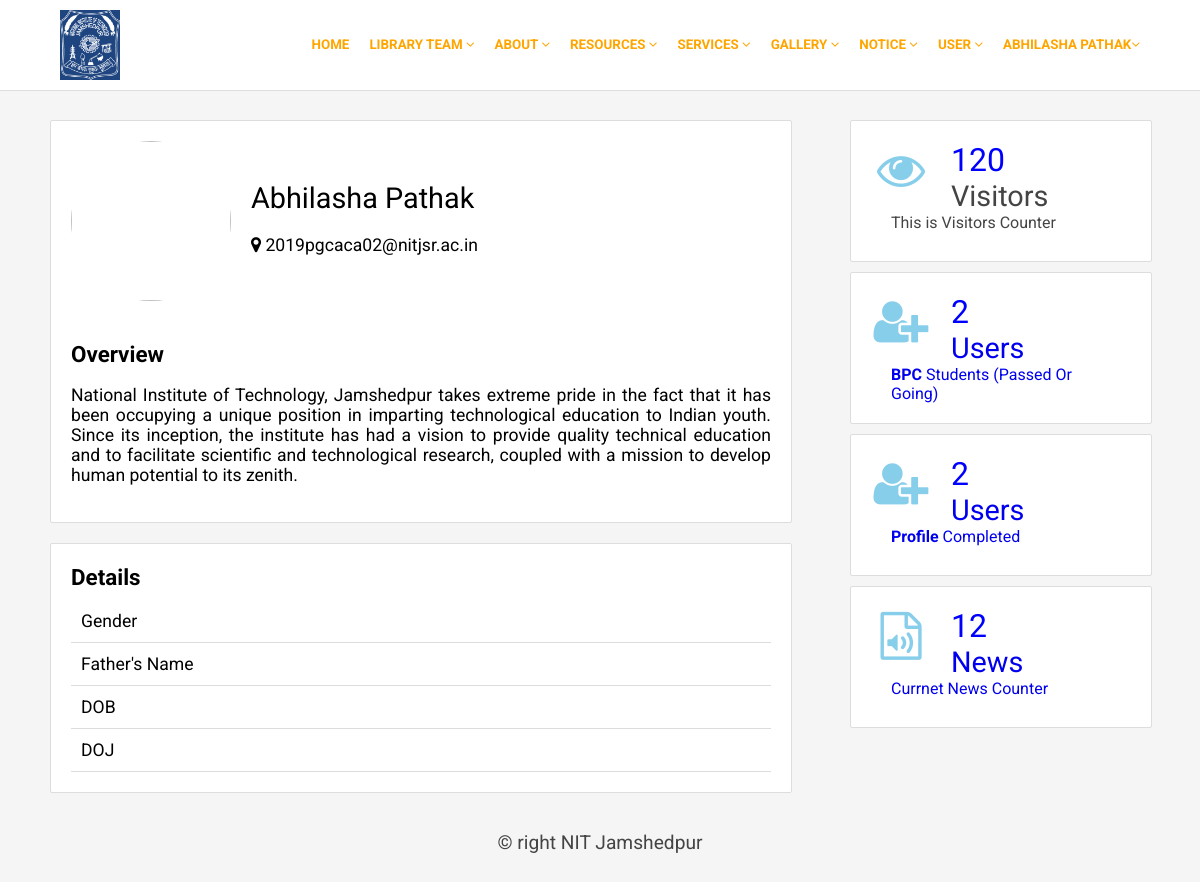
Screenshot of /home.php (signed in) with the database file from the repository.
### tables this page shows
CREATE TABLE `registration` (
  `UserId` int(255) NOT NULL,
  `Name` varchar(255) NOT NULL,
  `Email` varchar(255) NOT NULL,
  `MobileNo` varchar(10) NOT NULL,
  `Gender` varchar(10) NOT NULL,
  `Password` varchar(255) NOT NULL,
  `Confirmpassword` varchar(255) NOT NULL,
  `Type` varchar(255) NOT NULL,
  `Branch` varchar(255) NOT NULL,
  `Regno` varchar(20) DEFAULT NULL,
  `image` varchar(250) NOT NULL
);

CREATE TABLE `visiter` (
  `vid` varchar(10) NOT NULL,
  `vcount` int(11) NOT NULL
);

### home.php (the view, shortened to what this page needs)
<?php
$sesuser=$_SESSION['sesuser'];
include('comman/connect.php');
$sql="select * from registration where email='$sesuser'";
$result = mysqli_query($con,$sql);
$data=mysqli_fetch_array($result);
?>
<!DOCTYPE html>
<html>
<head>
	<link rel="stylesheet" type="text/css" href="css/style1.css">
	<link rel="stylesheet" type="text/css" href="css/font-awesome.css">
	<link rel="stylesheet" href="https://cdnjs.cloudflare.com/ajax/libs/font-awesome/4.7.0/css/font-awesome.min.css">
</head>
<body>
<?php include('comman/menu.php');?>
<div class="main">
	<div class="profile">
		<div class="profilebox">
			<div class="pic">
				<img src="images/">
			</div>
			<div class="name"><?php echo $data['Name'];?></div>
			<div class="address"><i class="fa fa-map-marker"></i> <?php echo $data['Email'];?></div>
		</div>
		<div class="overview">
			<span>Overview</span>
			<p>
				National Institute of Technology, Jamshedpur takes extreme pride in the fact that it has been occupying a unique position in imparting technological education to Indian youth. Since its inception, the institute has had a vision to provide quality technical education and to facilitate scientific and technological research, coupled with a mission to develop human potential to its zenith.
			</p>
		</div>
	</div>
	<div class="container">
		<div class="box">
			<div class="one"><i class="fa fa-eye"> </i></div>
			<div class="two">
				<?php
                    $v="select * from visiter";
                    $vv=mysqli_fetch_array(mysqli_query($con,$v));
                    echo $vv['vcount'];
                ?>
			</div>
			<div class="three">Visitors</div>
			<div class="four">This is Visitors Counter</div>
		</div>
		<div class="box">
			<a href="subscribeshow.php">
			<div class="one"><i class="fa fa-user-plus"></i></div>
			<div class="two">
				<?php
                   $u=$con->query("select * from registration");
                   echo $uu=mysqli_num_rows($u);
                ?>
			</div>
			<div class="three">Users</div>
			<div class="four"><b>BPC</b> Students (Passed Or Going)</div>
			</a>
		</div>
		<div class="box">
			<a href="subscribeshow_yes.php">
			<div class="one"><i class="fa fa-user-plus"></i></div>
			<div class="two">
				<?php
                   $u=$con->query("select * from registration ");
                   echo $uu=mysqli_num_rows($u);
                ?>
			</div>
			<div class="three">Users</div>
			<div class="four"><b>Profile</b> Completed</div>
			</a>
		</div>
		<div class="box">
			<a href="news.php">
			<div class="one"><i class="fa fa-file-audio-o"></i></div>
			<div class="two">
				<?php
                   $n=$con->query("select * from news");
                   echo $ns=mysqli_num_rows($n);
                ?>
			</div>
			<div class="three">News</div>
			<div class="four">Currnet News Counter</div>
			</a>
		</div>
	</div>
	<div class="profile" style="margin-top: 20px;">
		<span>Details</span>
		<table class="table">
			<tr>
				<td width="250">Gender</td>
			</tr>
			<tr>
				<td>Father's Name</td>
			</tr>
			<tr>
				<td>DOB</td>
			</tr>
			<tr>
				<td>DOJ</td>
			</tr>
		</table>
	</div>
</div>
<?php include('comman/footer.php');?>
</body>
</html>

### comman/menu.php (shortened to what this page needs)
<div class="top">
	<div class="topmain">
		<div class="logo">
			<img src="image/logo.png" height="70" width="60" style="background-color: #1f4580; margin: 10px;">
		</div>
		<div class="menu" style="font-size:0.837rem;font-weight:bold;">
			<ul>
				<li><a href=""><?php echo $data['Name'];?><i class="fa fa-angle-down"></i></a>
				</li>
				<li><a href="">User <i class="fa fa-angle-down"></i></a>
				</li>
				<li><a href="">Notice <i class="fa fa-angle-down"></i></a>
				</li>
				<li><a href="">Gallery <i class="fa fa-angle-down"></i></a>
				</li>
				<li><a href="">Services <i class="fa fa-angle-down"></i></a>
				</li>
				<li><a href="">Resources <i class="fa fa-angle-down"></i></a>
				</li>
				<li><a href="#">About <i class="fa fa-angle-down"></i></a>
				</li>
				<li><a href="">Library Team <i class="fa fa-angle-down"></i></a>
				</li>
				<li><a href="home.php">Home</a></li>
			</ul>
		</div>
	</div>
</div>

### css/style1.css (style rules this page uses)
body { margin: 0px; padding: 0px; background: #f5f5f5; font-family: 'Roboto', sans-serif; }
.top { width: 100%; height: 90px; background: #FFF; border-bottom: 1px solid #ddd; position: fixed; z-index: 10000; }
.topmain { width: 1100px; height: 100%; margin: auto; }
.logo { width: 200px; height: 100%; float: left; }
.menu { width: 850px; height: 50px; float: right; margin-top: 25px; }
.menu ul { list-style: none; margin: 0px; padding: 0px; }
.menu li { float:right; }
.menu li a { padding: 0px 10px 0px 10px; height: 40px; line-height: 40px; display: block; color: orange; text-decoration: none; text-transform: uppercase; font-size: 1em; }
.main { width: 1100px; min-height: 100px; border-radius: 2px; margin: auto; top: 120px; position: relative; }
.profile { width: 700px; min-height: 200px; background: #FFF; float: left; padding: 20px; border-radius: 2px; border: 1px solid #ddd; }
.table { width: 100%; font-size: 1.1em; border-bottom: 1px solid #ddd; border-collapse: collapse; }
.table td { border-bottom: 1px solid #ddd; border-collapse: collapse; padding-left: 10px; height: 40px; }
.profilebox { width: 100%; height: 200px; }
.pic { width: 160px; height: 160px; border-radius: 100%; float: left; }
.pic img { width: 160px; height: 160px; border-radius: 100%; }
.name { width: 500px; font-size: 1.8em; padding: 20px 0px 20px 20px; margin-top: 20px; float: left; text-transform: capitalize; }
.address { width: 500px; font-size: 1.1em; padding: 0px 0px 0px 20px; float: left; }
span { font-size: 1.4em; font-weight:bold; margin-bottom: 10px; display: block; }
p { font-size: 1.1em; text-align: justify; }
.container { width: 300px; min-height: 400px; float: right; }
.box { width: 260px; min-height: 100px; background: #FFF; padding: 20px; border-radius: 2px; margin-bottom: 10px; color: #444; border: 1px solid #ddd; }
.one { width: 60px; height: 70px; text-align: center; line-height: 60px; color: skyblue; font-size: 3em; float: left; }
.two { width: 160px; float: left; font-size: 2em; padding-left: 20px; color: blue; }
.three { width: 160px; padding-left: 20px; float: left; font-size: 1.8em; }
.four { width: 220px; padding-left: 20px; float: left; font-size: 1em; }

### rows the page displays
registration: Name "ABHILASHA PATHAK", Name "Abhilasha Pathak", Email "2019pgcaca02@nitjsr.ac.in"
visiter: vcount "120"

### other values shown
$uu=mysqli_num_rows($u) "2"
$ns=mysqli_num_rows($n) "12"
